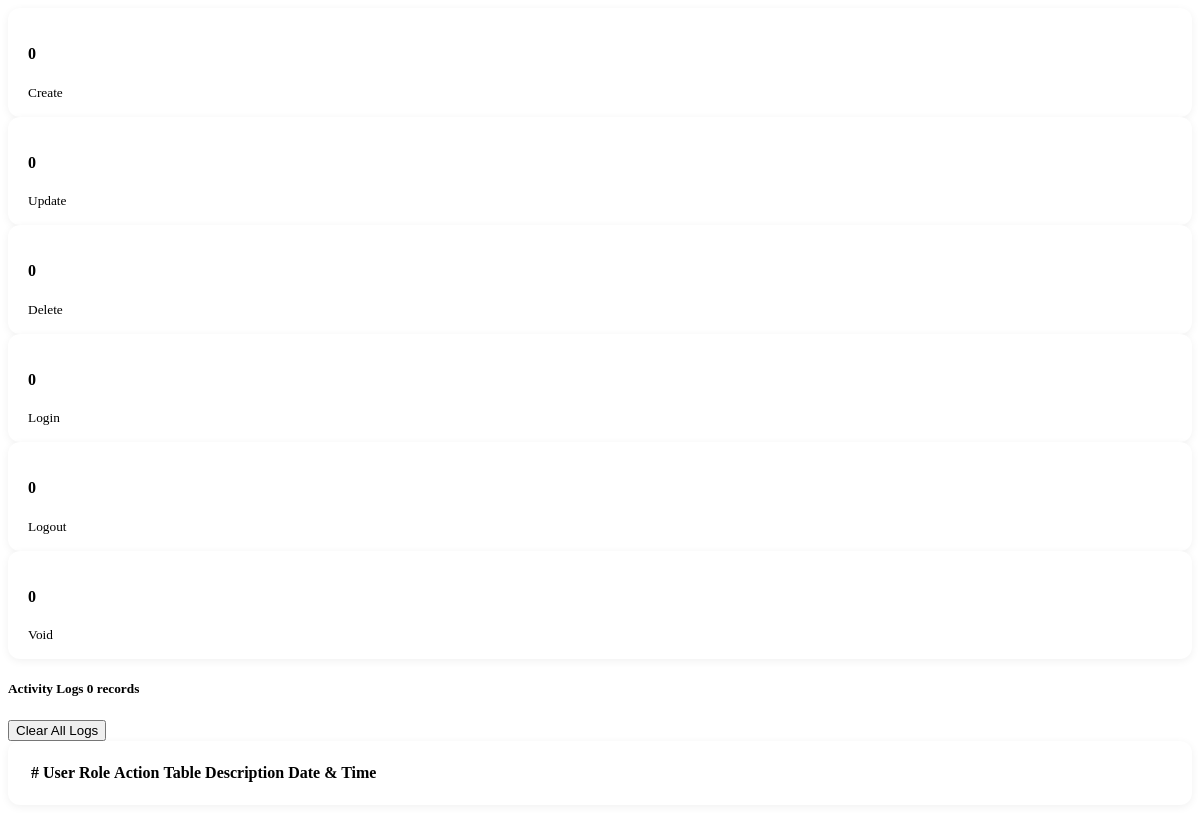
Before: /SARI-SARI_STORE/View/audit_logs.php with the older database file.
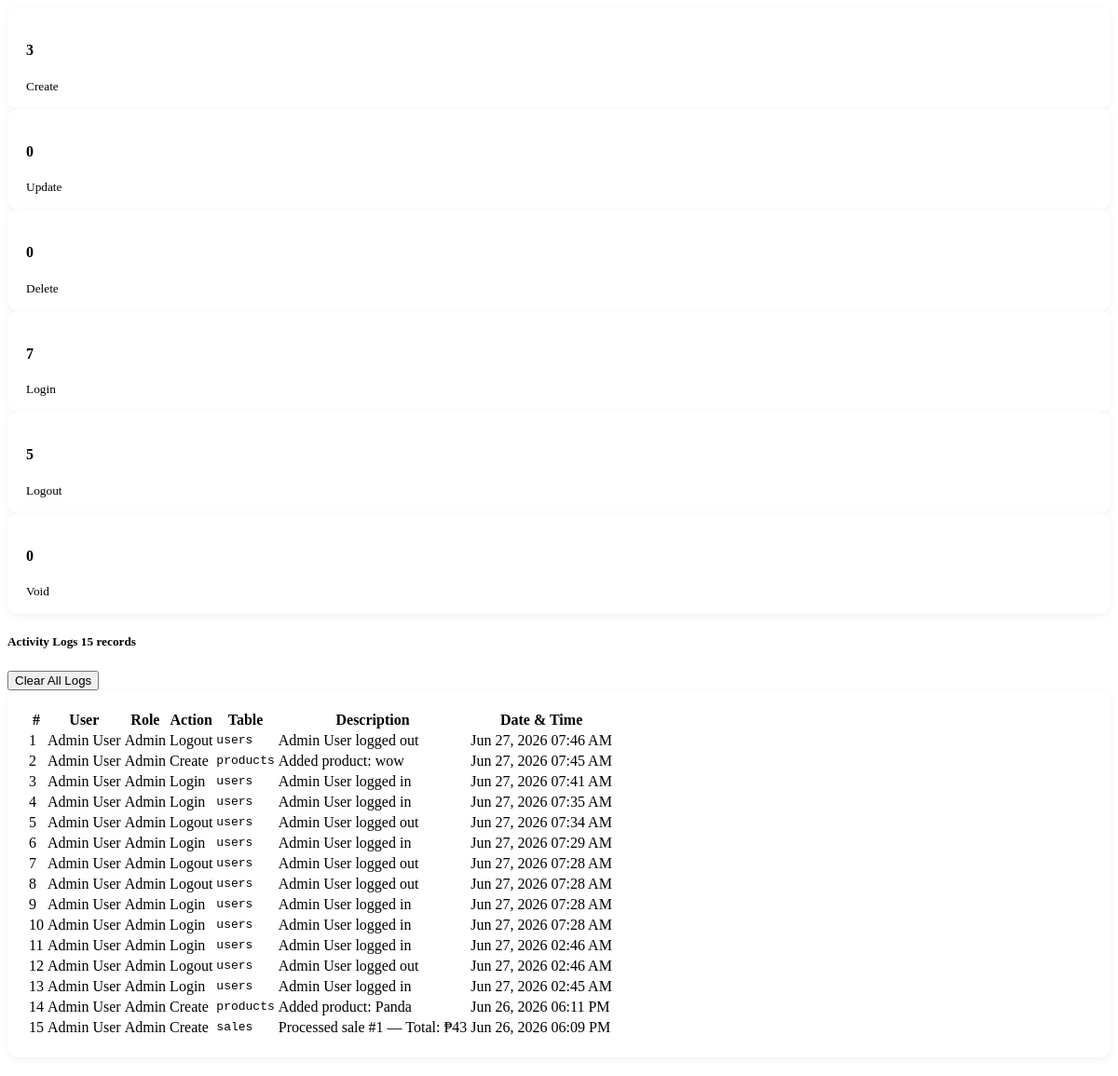
After: the same page with the newer database file.
### tables this page shows
CREATE TABLE `audit_logs` (
  `log_id` int(11) NOT NULL,
  `user_id` int(11) NOT NULL,
  `action` enum('Create','Update','Delete','Login','Logout','Void') NOT NULL,
  `table_name` varchar(50) NOT NULL,
  `record_id` int(11) NOT NULL,
  `description` text NOT NULL,
  `created_at` timestamp NOT NULL DEFAULT current_timestamp()
);

CREATE TABLE `users` (
  `user_id` int(11) NOT NULL,
  `username` varchar(50) DEFAULT NULL,
  `password` varchar(255) DEFAULT NULL,
  `full_name` varchar(100) DEFAULT NULL,
  `role` enum('Admin','Cashier','Customer') DEFAULT NULL,
  `status` enum('Active','Inactive') DEFAULT NULL,
  `created_at` timestamp NOT NULL DEFAULT current_timestamp(),
  `last_login` datetime DEFAULT NULL
);

### SARI-SARI_STORE/View/audit_logs.php (the view, shortened to what this page needs)
<?php
require_once '../Model/database.php';
$logs = mysqli_query($conn,"
    SELECT al.*, u.full_name, u.role
    FROM audit_logs al
    LEFT JOIN users u ON al.user_id = u.user_id
    ORDER BY al.created_at DESC
");
$totalLogs = mysqli_fetch_assoc(mysqli_query($conn,
    "SELECT COUNT(*) AS total FROM audit_logs"
))['total'];
?>
<div class="row g-3 mb-4">
    <?php
    $actions = ['Create','Update','Delete','Login','Logout','Void'];
    foreach($actions as $i => $action){
        $count = mysqli_fetch_assoc(mysqli_query($conn,
            "SELECT COUNT(*) AS total FROM audit_logs WHERE action='$action'"
        ))['total'];
    ?>
    <div class="col-lg-2 col-md-4 col-6">
        <div class="summary-card text-center">
            <h4 class="fw-bold mb-0"><?= $count; ?></h4>
            <small class="text-muted"><?= $action; ?></small>
        </div>
    </div>
    <?php } ?>
</div>
<div class="d-flex justify-content-between align-items-center mb-3">
    <h5 class="mb-0">
        Activity Logs
        <span class="badge bg-secondary ms-1"><?= $totalLogs; ?> records</span>
    </h5>
    <button class="btn btn-sm btn-outline-danger" onclick="clearLogs()">
        <i class="bi bi-trash me-1"></i>Clear All Logs
    </button>
</div>
<div class="log-card">
    <table class="table table-bordered table-striped datatable">
        <thead class="table-dark">
            <tr>
                <th>#</th>
                <th>User</th>
                <th>Role</th>
                <th>Action</th>
                <th>Table</th>
                <th>Description</th>
                <th>Date & Time</th>
            </tr>
        </thead>
        <tbody>
            <?php
            $i = 1;
            while($log = mysqli_fetch_assoc($logs)){
                switch($log['action']){
                    case 'Create':  $badge = 'bg-success'; break;
                    case 'Login':   $badge = 'bg-primary'; break;
                    case 'Logout':  $badge = 'bg-secondary'; break;
                }
            ?>
            <tr>
                <td><?= $i++; ?></td>
                <td><?= htmlspecialchars($log['full_name'] ?? 'Unknown'); ?></td>
                <td>
                    <span class="badge <?= $log['role']=='Admin' ? 'bg-success' : 'bg-primary'; ?>">
                        <?= $log['role'] ?? '—'; ?>
                    </span>
                </td>
                <td><span class="badge <?= $badge; ?>"><?= $log['action']; ?></span></td>
                <td><code><?= htmlspecialchars($log['table_name']); ?></code></td>
                <td><?= htmlspecialchars($log['description']); ?></td>
                <td><?= date("M d, Y h:i A", strtotime($log['created_at'])); ?></td>
            </tr>
            <?php } ?>
        </tbody>
    </table>
</div>

Changed rows visible on the page:
added audit_logs: user.full_name "Admin User", user.role "Admin", action "Logout", table_name "users", description "Admin User logged out", created_at "Jun 27, 2026 07:46 AM"
added audit_logs: user.full_name "Admin User", user.role "Admin", action "Create", table_name "products", description "Added product: wow", created_at "Jun 27, 2026 07:45 AM"
added audit_logs: user.full_name "Admin User", user.role "Admin", action "Login", table_name "users", description "Admin User logged in", created_at "Jun 27, 2026 07:41 AM"
added audit_logs: user.full_name "Admin User", user.role "Admin", action "Login", table_name "users", description "Admin User logged in", created_at "Jun 27, 2026 07:35 AM"
added audit_logs: user.full_name "Admin User", user.role "Admin", action "Logout", table_name "users", description "Admin User logged out", created_at "Jun 27, 2026 07:34 AM"
added audit_logs: user.full_name "Admin User", user.role "Admin", action "Login", table_name "users", description "Admin User logged in", created_at "Jun 27, 2026 07:29 AM"
added audit_logs: user.full_name "Admin User", user.role "Admin", action "Logout", table_name "users", description "Admin User logged out", created_at "Jun 27, 2026 07:28 AM"
added audit_logs: user.full_name "Admin User", user.role "Admin", action "Logout", table_name "users", description "Admin User logged out", created_at "Jun 27, 2026 07:28 AM"
added audit_logs: user.full_name "Admin User", user.role "Admin", action "Login", table_name "users", description "Admin User logged in", created_at "Jun 27, 2026 07:28 AM"
added audit_logs: user.full_name "Admin User", user.role "Admin", action "Login", table_name "users", description "Admin User logged in", created_at "Jun 27, 2026 07:28 AM"
added audit_logs: user.full_name "Admin User", user.role "Admin", action "Login", table_name "users", description "Admin User logged in", created_at "Jun 27, 2026 02:46 AM"
added audit_logs: user.full_name "Admin User", user.role "Admin", action "Logout", table_name "users", description "Admin User logged out", created_at "Jun 27, 2026 02:46 AM"
added audit_logs: user.full_name "Admin User", user.role "Admin", action "Login", table_name "users", description "Admin User logged in", created_at "Jun 27, 2026 02:45 AM"
added audit_logs: user.full_name "Admin User", user.role "Admin", action "Create", table_name "products", description "Added product: Panda", created_at "Jun 26, 2026 06:11 PM"
added audit_logs: user.full_name "Admin User", user.role "Admin", action "Create", table_name "sales", description "Processed sale #1 — Total: ₱43", created_at "Jun 26, 2026 06:09 PM"
Other visible differences:
$totalLogs: "0" → "15"
new list line: "3 Create"
new list line: "7 Login"
new list line: "5 Logout"
list line gone: "0 Create"
list line gone: "0 Login"
list line gone: "0 Logout"
